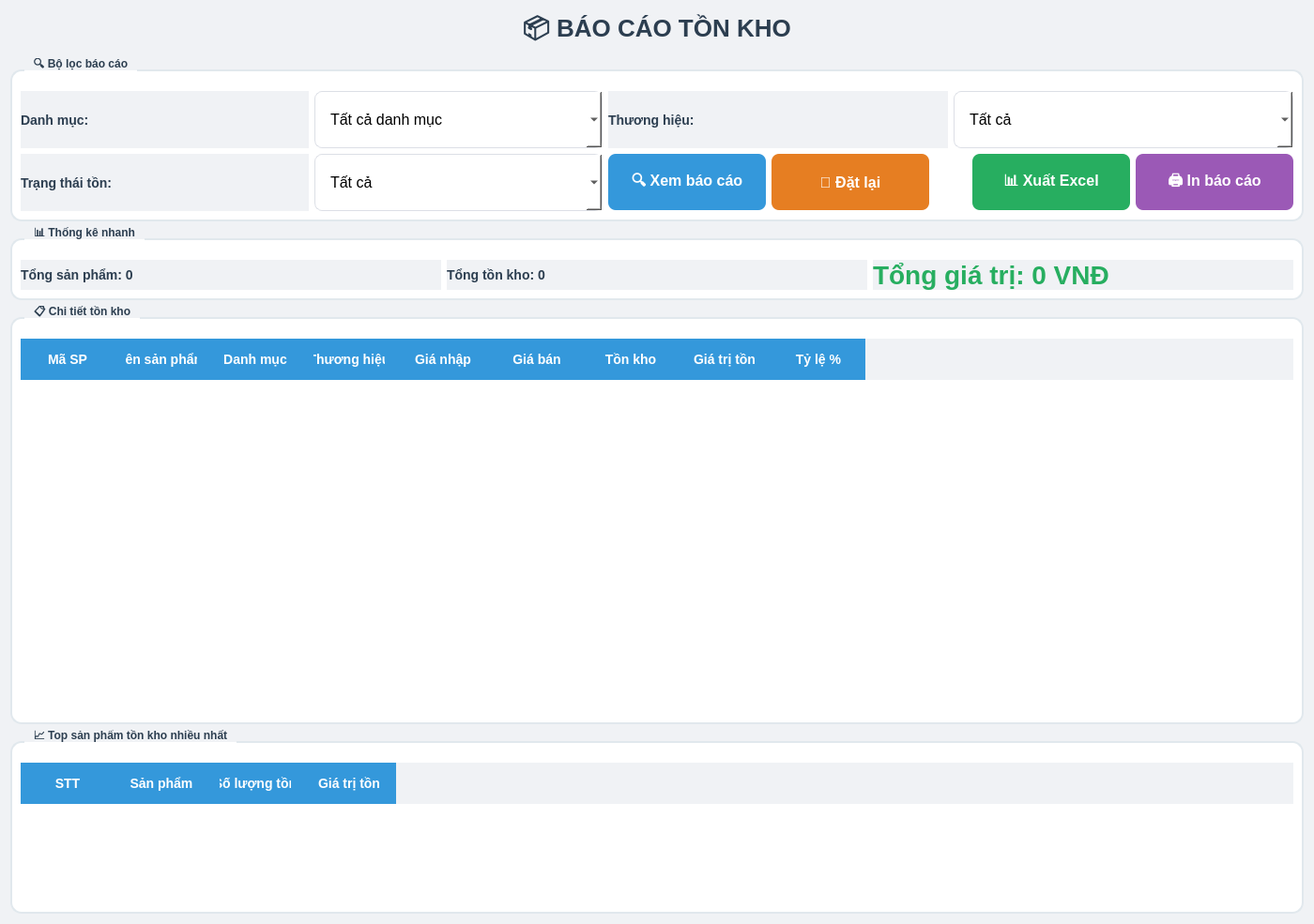
<?xml version="1.0" encoding="UTF-8"?>
<ui version="4.0">
 <class>InventoryReport</class>
 <widget class="QWidget" name="InventoryReport">
  <property name="geometry">
   <rect>
    <x>0</x>
    <y>0</y>
    <width>1400</width>
    <height>900</height>
   </rect>
  </property>
  <property name="windowTitle">
   <string>Báo cáo tồn kho</string>
  </property>
  <property name="styleSheet">
   <string notr="true">
    QWidget {
        background-color: #f0f2f5;
    }
    QGroupBox {
        font-weight: bold;
        border: 2px solid #e1e8ed;
        border-radius: 12px;
        margin-top: 12px;
        padding-top: 12px;
        background-color: white;
    }
    QGroupBox::title {
        subcontrol-origin: margin;
        left: 15px;
        padding: 0 8px 0 8px;
        color: #2c3e50;
        font-size: 16px;
    }
    QTableWidget {
        background-color: white;
        alternate-background-color: #f9f9f9;
        gridline-color: #e0e0e0;
        selection-background-color: #3498db;
        selection-color: white;
        border-radius: 10px;
        font-size: 14px;
    }
    QHeaderView::section {
        background-color: #3498db;
        color: white;
        padding: 12px;
        font-weight: bold;
        font-size: 14px;
        border: none;
    }
    QPushButton {
        border-radius: 8px;
        padding: 10px 24px;
        font-weight: bold;
        font-size: 16px;
        min-width: 120px;
        min-height: 40px;
    }
    QPushButton#btnSearch {
        background-color: #3498db;
        color: white;
    }
    QPushButton#btnSearch:hover {
        background-color: #2980b9;
    }
    QPushButton#btnExport {
        background-color: #27ae60;
        color: white;
    }
    QPushButton#btnExport:hover {
        background-color: #2ecc71;
    }
    QPushButton#btnPrint {
        background-color: #9b59b6;
        color: white;
    }
    QPushButton#btnPrint:hover {
        background-color: #8e44ad;
    }
    QPushButton#btnReset {
        background-color: #e67e22;
        color: white;
    }
    QLineEdit, QComboBox {
        padding: 12px 16px;
        border: 1px solid #dcdfe6;
        border-radius: 8px;
        background-color: white;
        font-size: 16px;
        min-height: 35px;
    }
    QLabel {
        color: #2c3e50;
        font-size: 14px;
        font-weight: bold;
    }
    QLabel#lblTitle {
        font-size: 26px;
        font-weight: bold;
        color: #2c3e50;
    }
    QLabel#lblTotalValue {
        font-size: 28px;
        font-weight: bold;
        color: #27ae60;
    }
    QProgressBar {
        border-radius: 6px;
        text-align: center;
        font-weight: bold;
        height: 25px;
    }
    QProgressBar::chunk {
        border-radius: 6px;
        background-color: #3498db;
    }
   </string>
  </property>

  <layout class="QVBoxLayout" name="verticalLayout">
   <item>
    <widget class="QLabel" name="lblTitle">
     <property name="text">
      <string>📦 BÁO CÁO TỒN KHO</string>
     </property>
     <property name="alignment">
      <set>Qt::AlignCenter</set>
     </property>
    </widget>
   </item>

   <!-- Bộ lọc -->
   <item>
    <widget class="QGroupBox" name="groupBoxFilter">
     <property name="title">
      <string>🔍 Bộ lọc báo cáo</string>
     </property>
     <layout class="QGridLayout" name="gridLayout">
      <item row="0" column="0">
       <widget class="QLabel" name="lblCategory">
        <property name="text">
         <string>Danh mục:</string>
        </property>
       </widget>
      </item>
      <item row="0" column="1">
       <widget class="QComboBox" name="cboCategory">
        <item>
         <property name="text">
          <string>Tất cả danh mục</string>
         </property>
        </item>
        <item>
         <property name="text">
          <string>Tủ lạnh</string>
         </property>
        </item>
        <item>
         <property name="text">
          <string>Máy giặt</string>
         </property>
        </item>
        <item>
         <property name="text">
          <string>TV</string>
         </property>
        </item>
        <item>
         <property name="text">
          <string>Điều hòa</string>
         </property>
        </item>
        <item>
         <property name="text">
          <string>Bếp từ</string>
         </property>
        </item>
        <item>
         <property name="text">
          <string>Quạt</string>
         </property>
        </item>
       </widget>
      </item>
      <item row="0" column="2">
       <widget class="QLabel" name="lblBrand">
        <property name="text">
         <string>Thương hiệu:</string>
        </property>
       </widget>
      </item>
      <item row="0" column="3">
       <widget class="QComboBox" name="cboBrand">
        <item>
         <property name="text">
          <string>Tất cả</string>
         </property>
        </item>
        <item>
         <property name="text">
          <string>Samsung</string>
         </property>
        </item>
        <item>
         <property name="text">
          <string>Panasonic</string>
         </property>
        </item>
        <item>
         <property name="text">
          <string>Sony</string>
         </property>
        </item>
        <item>
         <property name="text">
          <string>LG</string>
         </property>
        </item>
        <item>
         <property name="text">
          <string>Toshiba</string>
         </property>
        </item>
       </widget>
      </item>
      <item row="1" column="0">
       <widget class="QLabel" name="lblStockStatus">
        <property name="text">
         <string>Trạng thái tồn:</string>
        </property>
       </widget>
      </item>
      <item row="1" column="1">
       <widget class="QComboBox" name="cboStockStatus">
        <item>
         <property name="text">
          <string>Tất cả</string>
         </property>
        </item>
        <item>
         <property name="text">
          <string>Còn hàng (&gt;0)</string>
         </property>
        </item>
        <item>
         <property name="text">
          <string>Sắp hết (≤10)</string>
         </property>
        </item>
        <item>
         <property name="text">
          <string>Hết hàng (=0)</string>
         </property>
        </item>
        <item>
         <property name="text">
          <string>Tồn nhiều (&gt;50)</string>
         </property>
        </item>
       </widget>
      </item>
      <item row="1" column="2" colspan="2">
       <layout class="QHBoxLayout" name="buttonLayout">
        <item>
         <widget class="QPushButton" name="btnSearch">
          <property name="text">
           <string>🔍 Xem báo cáo</string>
          </property>
         </widget>
        </item>
        <item>
         <widget class="QPushButton" name="btnReset">
          <property name="text">
           <string>🔄 Đặt lại</string>
          </property>
         </widget>
        </item>
        <item>
         <spacer>
          <property name="orientation">
           <enum>Qt::Horizontal</enum>
          </property>
          <property name="sizeHint" stdset="0">
           <size>
            <width>40</width>
            <height>20</height>
           </size>
          </property>
         </spacer>
        </item>
        <item>
         <widget class="QPushButton" name="btnExport">
          <property name="text">
           <string>📊 Xuất Excel</string>
          </property>
         </widget>
        </item>
        <item>
         <widget class="QPushButton" name="btnPrint">
          <property name="text">
           <string>🖨️ In báo cáo</string>
          </property>
         </widget>
        </item>
       </layout>
      </item>
     </layout>
    </widget>
   </item>

   <!-- Thống kê nhanh -->
   <item>
    <widget class="QGroupBox" name="groupBoxStats">
     <property name="title">
      <string>📊 Thống kê nhanh</string>
     </property>
     <layout class="QHBoxLayout" name="statsLayout">
      <item>
       <widget class="QLabel" name="lblTotalProducts">
        <property name="text">
         <string>Tổng sản phẩm: 0</string>
        </property>
        <property name="font">
         <font>
          <pointsize>14</pointsize>
          <weight>75</weight>
          <bold>true</bold>
         </font>
        </property>
       </widget>
      </item>
      <item>
       <widget class="QLabel" name="lblTotalQuantity">
        <property name="text">
         <string>Tổng tồn kho: 0</string>
        </property>
        <property name="font">
         <font>
          <pointsize>14</pointsize>
          <weight>75</weight>
          <bold>true</bold>
         </font>
        </property>
       </widget>
      </item>
      <item>
       <widget class="QLabel" name="lblTotalValue">
        <property name="text">
         <string>Tổng giá trị: 0 VNĐ</string>
        </property>
        <property name="font">
         <font>
          <pointsize>14</pointsize>
          <weight>75</weight>
          <bold>true</bold>
         </font>
        </property>
       </widget>
      </item>
     </layout>
    </widget>
   </item>

   <!-- Bảng báo cáo tồn kho -->
   <item>
    <widget class="QGroupBox" name="groupBoxReport">
     <property name="title">
      <string>📋 Chi tiết tồn kho</string>
     </property>
     <layout class="QVBoxLayout" name="verticalLayout_2">
      <item>
       <widget class="QTableWidget" name="tableInventory">
        <property name="alternatingRowColors">
         <bool>true</bool>
        </property>
        <property name="selectionBehavior">
         <enum>QAbstractItemView::SelectRows</enum>
        </property>
        <property name="editTriggers">
         <set>QAbstractItemView::NoEditTriggers</set>
        </property>
        <property name="minimumSize">
         <size>
          <width>0</width>
          <height>400</height>
         </size>
        </property>
        <column>
         <property name="text">
          <string>Mã SP</string>
         </property>
        </column>
        <column>
         <property name="text">
          <string>Tên sản phẩm</string>
         </property>
        </column>
        <column>
         <property name="text">
          <string>Danh mục</string>
         </property>
        </column>
        <column>
         <property name="text">
          <string>Thương hiệu</string>
         </property>
        </column>
        <column>
         <property name="text">
          <string>Giá nhập</string>
         </property>
        </column>
        <column>
         <property name="text">
          <string>Giá bán</string>
         </property>
        </column>
        <column>
         <property name="text">
          <string>Tồn kho</string>
         </property>
        </column>
        <column>
         <property name="text">
          <string>Giá trị tồn</string>
         </property>
        </column>
        <column>
         <property name="text">
          <string>Tỷ lệ %</string>
         </property>
        </column>
       </widget>
      </item>
     </layout>
    </widget>
   </item>

   <!-- Biểu đồ tồn kho (hiển thị thanh tiến trình) -->
   <item>
    <widget class="QGroupBox" name="groupBoxChart">
     <property name="title">
      <string>📈 Top sản phẩm tồn kho nhiều nhất</string>
     </property>
     <layout class="QVBoxLayout" name="chartLayout">
      <item>
       <widget class="QTableWidget" name="tableTopInventory">
        <property name="minimumSize">
         <size>
          <width>0</width>
          <height>150</height>
         </size>
        </property>
        <property name="alternatingRowColors">
         <bool>true</bool>
        </property>
        <column>
         <property name="text">
          <string>STT</string>
         </property>
        </column>
        <column>
         <property name="text">
          <string>Sản phẩm</string>
         </property>
        </column>
        <column>
         <property name="text">
          <string>Số lượng tồn</string>
         </property>
        </column>
        <column>
         <property name="text">
          <string>Giá trị tồn</string>
         </property>
        </column>
       </widget>
      </item>
     </layout>
    </widget>
   </item>
  </layout>
 </widget>
</ui>
